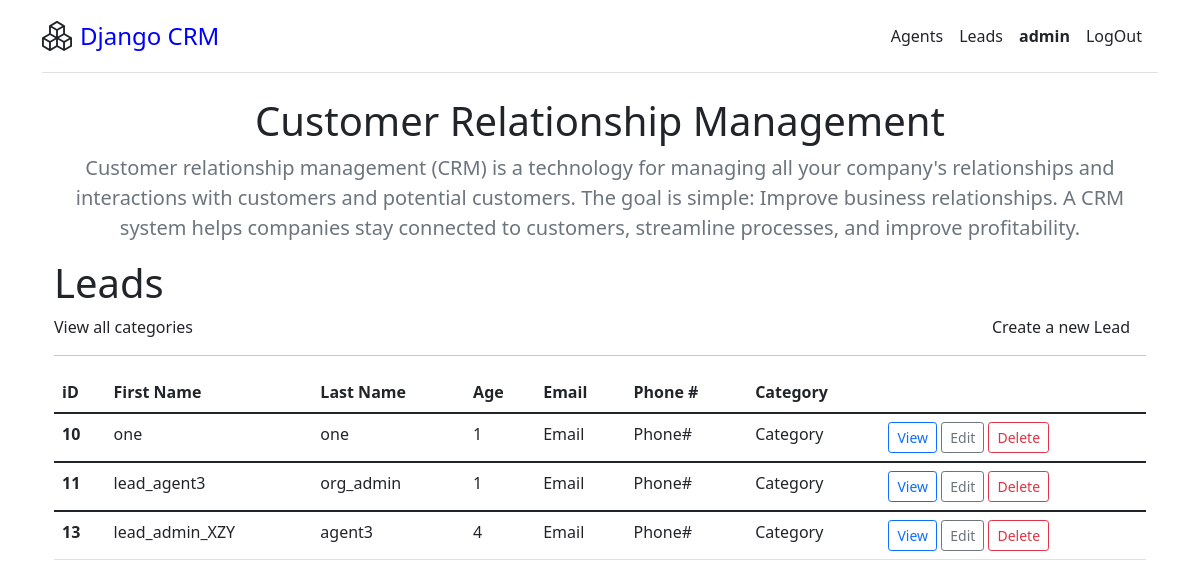
Page /leads/home/ (signed in) on the earlier database version.
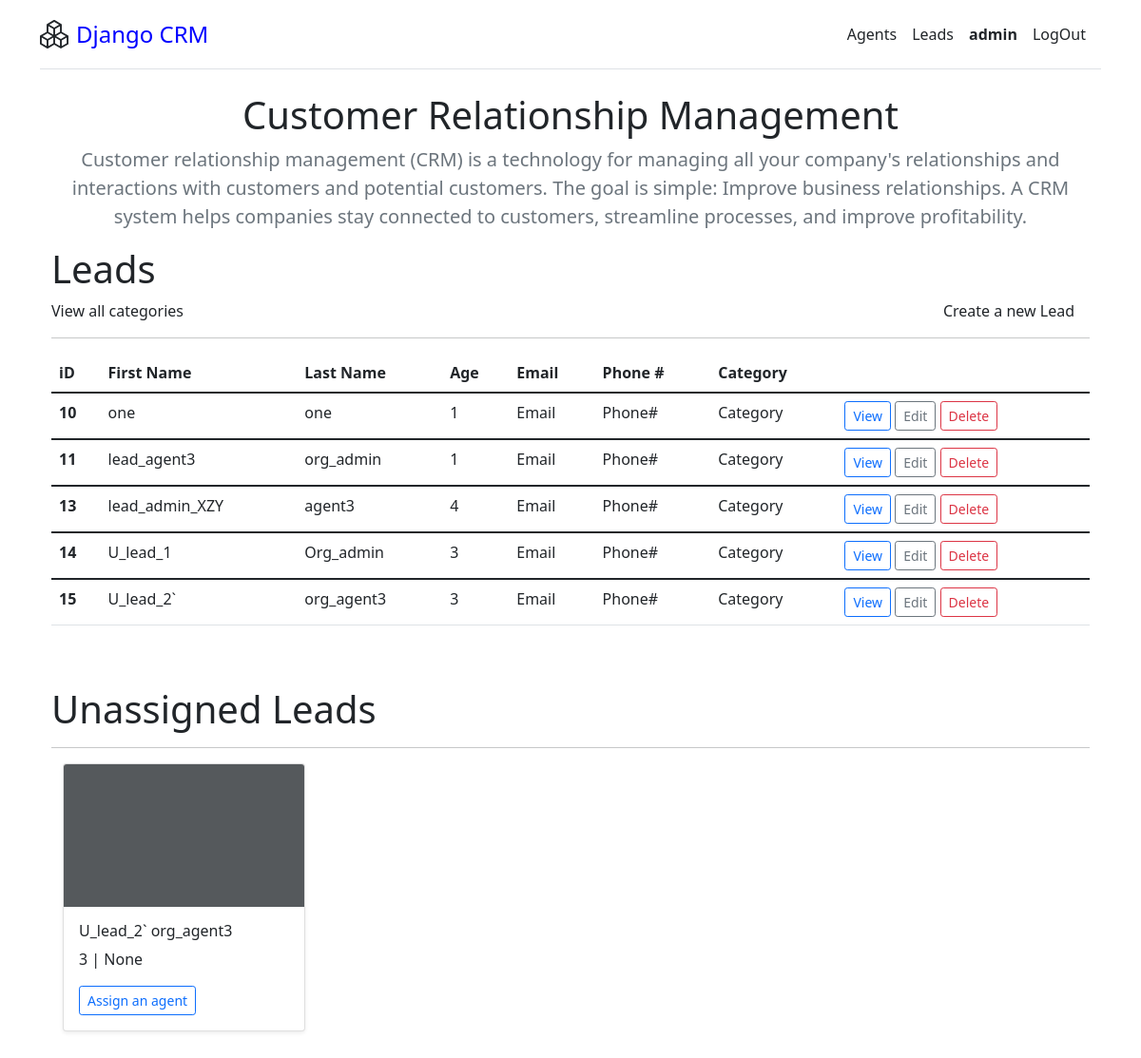
Same page on the later database version.
### leads/models.py (models this page shows, shortened)
class User(AbstractUser):
    is_organizer = models.BooleanField(default=True)
    is_agent = models.BooleanField(default=False)

class Lead(models.Model):
    first_name = models.CharField(max_length=20)
    last_name = models.CharField(max_length=20)
    age = models.PositiveIntegerField()
    organization = models.ForeignKey(UserProfile, on_delete=models.CASCADE)
    agent = models.ForeignKey('Agent',null=True, blank=True, on_delete=models.SET_NULL)
    category = models.ForeignKey('Category', related_name='leads', null=True, blank=True, on_delete=models.SET_NULL)

### leads/views.py (the view)
# urls.py: 2. Add a URL to urlpatterns:  path('', Home.as_view(), name='home')
class Home(LoginRequiredMixin, ListView):
    template_name = 'leads/home.html'
    context_object_name = 'leads'
    def get_queryset(self):
        user = self.request.user
        if user.is_organizer:
            queryset = Lead.objects.filter(organization=user.userprofile)
        else:
            queryset = Lead.objects.filter(organization=user.agent.organization)
            queryset = queryset.filter(agent__user=user)
        return queryset
    def get_context_data(self, **kwargs):
        context = super(Home, self).get_context_data(**kwargs)
        user = self.request.user
        if user.is_organizer:
            queryset = Lead.objects.filter(organization=user.userprofile, agent__isnull=True)
            context.update({
                "x_leads": queryset
            })
        return context

### templates/leads/home.html (shortened to what this page needs)
{% extends 'base.html' %}
{% block content %}
    <div class="main jumbotron text-center">
        <div class="container">
            <h1 class="jumbotron-heading">Customer Relationship Management</h1>
            <p class="lead text-muted">Customer relationship management (CRM) is a technology for managing all your company's relationships and interactions with customers and potential customers. The goal is simple: Improve business relationships. A CRM system helps companies stay connected to customers, streamline processes, and improve profitability.</p>
        </div>
    </div>
    <div class="container">
        <div>
            <h1>Leads</h1>
            <div class="row">
                <div class="col-3">
                    <a class="me-3 py-2 text-dark text-decoration-none h6" href="{% url 'leads:category_list' %}">View all categories</a>
                </div>
                {% if user.is_organizer %}
                <div class="col-9 text-end">
                    <a class="me-3 py-2 text-dark text-decoration-none h6" href="{% url 'leads:create' %}">
                        Create a new Lead
                    </a>
                </div>
                {% endif %}
            </div>
            <hr>
        </div>
        <table class="table">
            <thead class="thead-light">
            <tr>
                <th scope="col">iD</th>
                <th scope="col">First Name</th>
                <th scope="col">Last Name</th>
                <th scope="col">Age</th>
                <th scope="col">Email</th>
                <th scope="col">Phone #</th>
                <th scope="col">Category</th>
                <th scope="col"></th>
            </tr>
            </thead>
            {% for lead in leads %}
            <tbody>
            <tr>
                <th scope="row">{{lead.id}}</th>
                <td>{{lead.first_name}}</td>
                <td>{{lead.last_name}}</td>
                <td>{{lead.age}}</td>
                <td>Email</td>
                <td>Phone#</td>
                <td>Category</td>
                <td>
                    <a class="btn btn-outline-primary btn-sm" href="{% url 'leads:detail' lead.id %}">View</a>
                    <a class="btn btn-outline-secondary btn-sm" href="{% url 'leads:edit' lead.id %}">Edit</a>
                    <a class="btn btn-outline-danger btn-sm" href="{% url 'leads:delete' lead.id %}">Delete</a>
                </td>
            </tr>
            </tbody>
            {% endfor %}
        </table>
    </div>
    <div class="container">
        {% if x_leads.exists %}
                <div class="album py-5">
                    <h1>Unassigned Leads</h1>
                    <hr>
                    <div class="container">
                        <div class="row row-cols-1 row-cols-sm-2 row-cols-md-4 g-3">
                            {% for x in x_leads %}
                            <div class="col">
                            <div class="card shadow-sm">
                                <svg class="bd-placeholder-img card-img-top" width="100%" height="150" xmlns="http://www.w3.org/2000/svg" role="img" aria-label="Placeholder: Thumbnail" preserveAspectRatio="xMidYMid slice" focusable="false"><title>Placeholder</title><rect width="100%" height="100%" fill="#55595c"/></svg>
                                <div class="card-body">
                                <p class="card-text h6">{{x.first_name}} {{x.last_name}}</p>
                                <p>{{x.age}} | {{x.agent}}</p>
                                <div class="d-flex justify-content-between align-items-center">
                                    <div class="btn-group">
                                        <a class="btn btn-outline-primary btn-sm" href="{% url 'leads:assign_agent' x.id %}">Assign an agent</a>
                                    </div>
                                </div>
                                </div>
                            </div>
                            </div>
                            {% endfor %}
                        </div>
                    </div>
                </div>
        {% endif %}
    </div>
{% endblock %}

### templates/base.html (shortened to what this page needs)
{% load static %}
<!DOCTYPE html>
<html lang="en">
<head>
    <link href="https://cdn.jsdelivr.net/npm/bootstrap@5.1.3/dist/css/bootstrap.min.css" rel="stylesheet">
    <link rel="stylesheet" href="{% static 'css/styles.css' %}">
</head>
<body>
    <div class="container py-3">
        <header>
        <div class="d-flex flex-column flex-md-row align-items-center pb-3 mb-4 border-bottom">
            <a href="{% url 'leads:home' %}" class="d-flex align-items-center text-dark text-decoration-none">
                <span class="fs-4 mx-2" id="xyz">Django CRM</span>
            </a>
            <nav class="d-inline-flex mt-2 mt-md-0 ms-md-auto">
            {% if user.is_authenticated %}
                {% if user.is_organizer %}
                <a class="me-3 py-2 text-dark text-decoration-none" href="{% url 'agents:agent_list' %}">Agents</a>
                {% endif %}
                <a class="me-3 py-2 text-dark text-decoration-none" href="{% url 'leads:retrieve' %}">Leads</a>
                <a class="me-3 py-2 text-dark text-decoration-none" href="#"><strong>{{user}}</strong></a>
                <a class="me-3 py-2 text-dark text-decoration-none" href="{% url 'leads:logout_view' %}">LogOut</a>
            {% else %}
                <a class="me-3 py-2 text-dark text-decoration-none" href="{% url 'leads:signup_view' %}">SignUp</a>
                <a class="me-3 py-2 text-dark text-decoration-none" href="{% url 'leads:login_view' %}">LogIn</a>
            {% endif %}
            </nav>
        </div>
        </header>
        {% block content %}{% endblock %}
    </div>
</body>
</html>

### static/css/styles.css (style rules this page uses)
#xyz { color: blue }

Differences in the rows shown:
added Lead: id "14", first_name "U_lead_1", last_name "Org_admin", age "3", shown under "Leads"
added Lead: id "15", first_name "U_lead_2`", last_name "org_agent3", age "3", agent "None"
Other differences:
text now shown: "Unassigned Leads"
